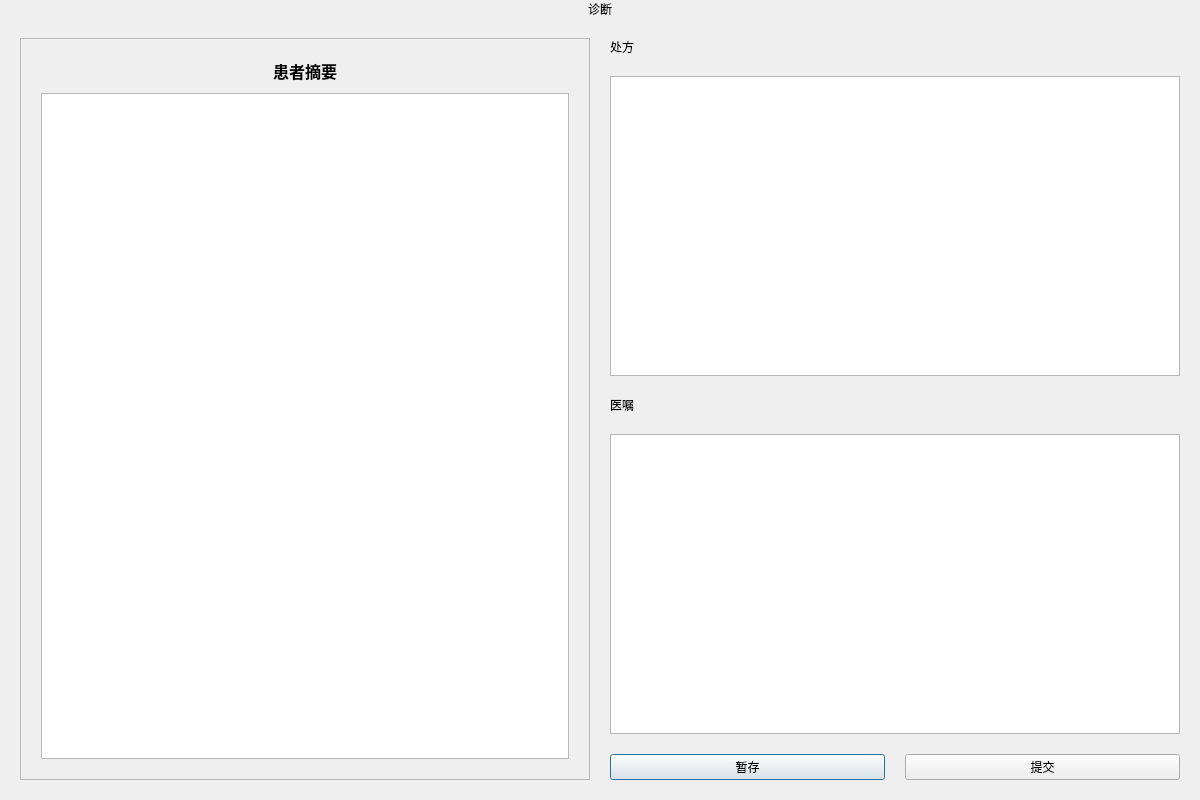
<?xml version="1.0" encoding="UTF-8"?>
<ui version="4.0">
 <class>Diagnose</class>
 <widget class="QDialog" name="Diagnose">
  <property name="geometry">
   <rect>
    <x>0</x>
    <y>0</y>
    <width>1200</width>
    <height>800</height>
   </rect>
  </property>
  <property name="windowTitle">
   <string>诊断</string>
  </property>
  <layout class="QVBoxLayout" name="verticalLayout_3">
   <property name="spacing">
    <number>20</number>
   </property>
   <property name="leftMargin">
    <number>20</number>
   </property>
   <property name="topMargin">
    <number>0</number>
   </property>
   <property name="rightMargin">
    <number>20</number>
   </property>
   <property name="bottomMargin">
    <number>20</number>
   </property>
   <item>
    <widget class="QLabel" name="HeaderLabel">
     <property name="text">
      <string>诊断</string>
     </property>
     <property name="alignment">
      <set>Qt::AlignCenter</set>
     </property>
    </widget>
   </item>
   <item>
    <layout class="QHBoxLayout" name="horizontalLayout_2">
     <item>
      <widget class="QFrame" name="CardFrame">
       <property name="frameShape">
        <enum>QFrame::StyledPanel</enum>
       </property>
       <property name="frameShadow">
        <enum>QFrame::Raised</enum>
       </property>
       <property name="class" stdset="0">
        <string>cardFrame</string>
       </property>
       <layout class="QVBoxLayout" name="verticalLayout_2">
        <property name="spacing">
         <number>10</number>
        </property>
        <property name="leftMargin">
         <number>20</number>
        </property>
        <property name="topMargin">
         <number>20</number>
        </property>
        <property name="rightMargin">
         <number>20</number>
        </property>
        <property name="bottomMargin">
         <number>20</number>
        </property>
        <item>
         <widget class="QLabel" name="label">
          <property name="font">
           <font>
            <pointsize>12</pointsize>
            <weight>75</weight>
            <bold>true</bold>
           </font>
          </property>
          <property name="text">
           <string>患者摘要</string>
          </property>
          <property name="alignment">
           <set>Qt::AlignCenter</set>
          </property>
         </widget>
        </item>
        <item>
         <widget class="QTextEdit" name="patientInfoInput"/>
        </item>
       </layout>
      </widget>
     </item>
     <item>
      <layout class="QVBoxLayout" name="verticalLayout">
       <item>
        <widget class="QLabel" name="label_2">
         <property name="text">
          <string>处方</string>
         </property>
        </widget>
       </item>
       <item>
        <widget class="QTextEdit" name="prescriptionInput"/>
       </item>
       <item>
        <widget class="QLabel" name="label_3">
         <property name="text">
          <string>医嘱</string>
         </property>
        </widget>
       </item>
       <item>
        <widget class="QTextEdit" name="medicalOrderInput"/>
       </item>
       <item>
        <layout class="QHBoxLayout" name="horizontalLayout">
         <item>
          <widget class="QPushButton" name="saveBtn">
           <property name="text">
            <string>暂存</string>
           </property>
          </widget>
         </item>
         <item>
          <widget class="QPushButton" name="confirmBtn">
           <property name="text">
            <string>提交</string>
           </property>
          </widget>
         </item>
        </layout>
       </item>
      </layout>
     </item>
    </layout>
   </item>
  </layout>
 </widget>
 <resources/>
 <connections/>
</ui>
